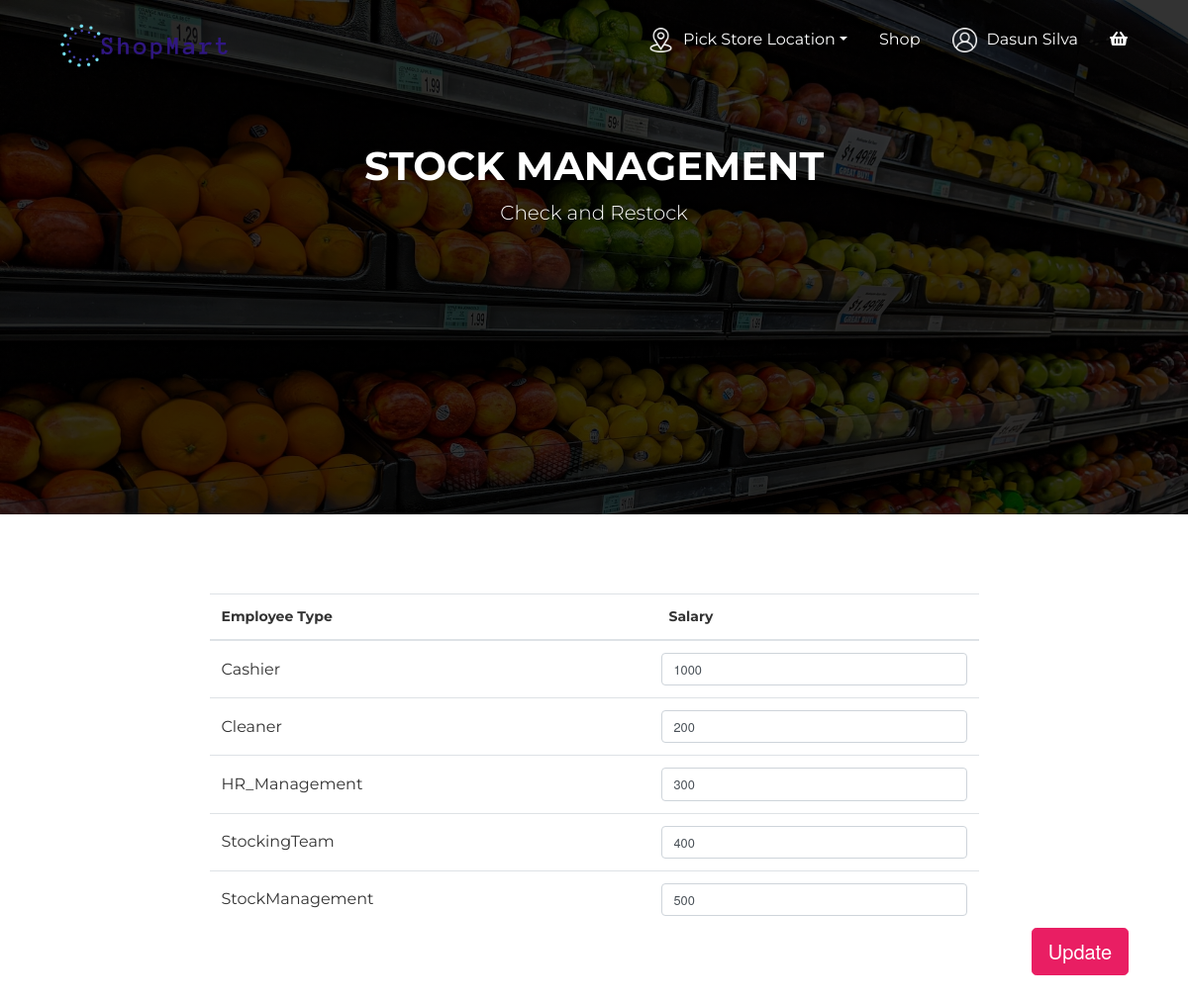
/salaryAssign.php (signed in), run on the app's committed database.
### tables this page shows
CREATE TABLE `employee_type_salary` (
  `EmployeeType` varchar(20) NOT NULL,
  `EmployeeSalaryPerDay` int(11) NOT NULL
);

### salaryAssign.php (the view, shortened to what this page needs)
<!DOCTYPE html>
<html>
<head>
    <link href="assets/fonts/sb-bistro/sb-bistro.css" rel="stylesheet" type="text/css">
    <link href="assets/fonts/font-awesome/font-awesome.css" rel="stylesheet" type="text/css">
    <link rel="stylesheet" type="text/css" media="all" href="assets/packages/bootstrap/bootstrap.css">
    <link rel="stylesheet" type="text/css" media="all" href="assets/packages/o2system-ui/o2system-ui.css">
    <link rel="stylesheet" type="text/css" media="all" href="assets/packages/owl-carousel/owl-carousel.css">
    <link rel="stylesheet" type="text/css" media="all" href="assets/packages/cloudzoom/cloudzoom.css">
    <link rel="stylesheet" type="text/css" media="all" href="assets/packages/thumbelina/thumbelina.css">
    <link rel="stylesheet" type="text/css" media="all" href="assets/packages/bootstrap-touchspin/bootstrap-touchspin.css">
    <link rel="stylesheet" type="text/css" media="all" href="assets/css/theme.css">
</head>
<body>
    <?php
        $host = "localhost";
        $username = "root";
        $password = "";
        $database = "shopmart";
        $conn = mysqli_connect($host, $username, $password, $database);
        $getJobTypes = "SELECT EmployeeType, EmployeeSalaryPerDay from employee_type_salary";
        $resultJobType = mysqli_query($conn, $getJobTypes);
    ?>
	<?php
    $UserName = isset($_SESSION['UserName']) ? $_SESSION['UserName'] : '';
    $FirstName = isset($_SESSION['FirstName']) ? $_SESSION['FirstName'] : '';
    $LastName = isset($_SESSION['LastName']) ? $_SESSION['LastName'] : '';
    $userRole = isset($_SESSION['userRole']) ? $_SESSION['userRole'] : '';
    ?>
    <div class="page-header">
        <nav class="navbar fixed-top navbar-expand-md navbar-dark bg-transparent" id="page-navigation">
            <div class="container">
                <a href="index.php" class="navbar-brand">
                    <img src="assets/img/logo_transparent.png" alt="">
                </a>
                <?php
                if(empty($UserName)){
                    echo '
                        <div class="collapse navbar-collapse" id="navbarcollapse">
                            <ul class="navbar-nav ml-auto">
                                <li class="nav-item">
                                    <a href="register.php" class="nav-link">Register</a>
                                </li>
                                <li class="nav-item">
                                    <a href="login.php" class="nav-link">Login</a>
                                </li>
                            </ul>
                        </div>';
                } else if($userRole == "Customer"){
                    echo '
                    <div class="collapse navbar-collapse" id="navbarcollapse">
                        <ul class="navbar-nav ml-auto">
                            <li class="nav-item dropdown">
                                <a class="nav-link location-toggle" href="#" id="navbarDropdown" role="button" data-toggle="dropdown" aria-haspopup="true" aria-expanded="false">
                                    <div class="location-img">
                                        <img src="assets/img/location.png">
                                        <p>Pick Store Location</p>
                                    </div>
                                </a>
                                <div class="dropdown-menu" aria-labelledby="navbarDropdown">';
                    echo       '</div>
                            </li>
                            <li class="nav-item">
                                <a href="shop.php" class="nav-link">Shop</a>
                            </li>
                            <li class="nav-item dropdown">
                                <a class="nav-link dropdown-toggles" href="javascript:void(0)" id="navbarDropdown" role="button" data-toggle="dropdown" aria-haspopup="true" aria-expanded="false" style = "display: flex; align-items:baseline;"  >
                                    <div style = "display:flex"><div class="avatar-header" style="margin-right: 10px;"><img src="assets/img/user.png"></div>';
                                    echo '<p> '. $FirstName . ' ' . $LastName . '</p></div>';
                                    echo '</a>
                                    <div class="dropdown-menu" aria-labelledby="navbarDropdown">
                                        <a class="dropdown-item" href="transaction.php">Transactions History</a>
                                        <a class="dropdown-item" href="setting.php">Settings</a>
                                        <a class="dropdown-item" href="logout.php">Logout</a>
                                    </div>
                                </li>
                                <li class="nav-item dropdown">
                                    <a href="javascript:void(0)" class="nav-link dropdown-toggles" data-toggle="dropdown" aria-haspopup="true" aria-expanded="false">
                                        <i class="fa fa-shopping-basket"></i> <span class="badge badge-primary"></span>
                                    </a>
                                    <div class="dropdown-menu shopping-cart">
                                        <ul>
                                            <li>
                                                <div class="drop-title">Your Cart</div>
                                            </li>
                                            <li>
                                                <div class="shopping-cart-list">';
                                echo '</div>
                                    </li>
                                    <li>
                                        <div class="drop-title d-flex justify-content-between">
                                            <span>Total:</span>';
                                echo '</div>
                                    </li>
                                    <li class="d-flex justify-content-between pl-3 pr-3 pt-3">
                                        <a href="cart.php" class="btn btn-secondary">View Cart</a>
                                        <a href="checkout.php" class="btn btn-primary">Checkout</a>
                                    </li>
                                </ul>
                                </div>
                                </li>
                                </ul>
                                </div>';
                }
                ?>
            </div>
        </nav>
    </div>
    <div id="page-content" class="page-content">
        <div class="banner">
            <div class="jumbotron jumbotron-bg text-center rounded-0 cover-img">
                <div class="container">
                    <h1 class="pt-5">
                        Stock Management
                    </h1>
                    <p class="lead">
                        Check and Restock
                    </p>
                </div>
            </div>
        </div>
        <section id="cart">
            <div class="container">
                <div class="row">
                    <div class="col-md-12">
                        <div class="table-responsive">
                            <form action="salaryAssign.php" method="POST">
                                <table class="table" style = "width : 70%; margin: 0 auto;">
                                    <thead>
                                        <tr>
                                            <th width="40%">Employee Type</th>
                                            <th width = "30%" style = "padding-left:20px;">Salary</th>
                                        </tr>
                                    </thead>
                                    <tbody>
                                        <?php
                                        if ($resultJobType->num_rows > 0) {
                                            while ($row = $resultJobType->fetch_assoc()) {
                                                $jobType = $row['EmployeeType'];
                                                $salary = $row['EmployeeSalaryPerDay'];
                                                echo '<tr>';
                                                echo '<td style="vertical-align: middle; font-size: 16px;;">';
                                                echo $jobType;
                                                echo '</td>';
                                                echo '<td style="vertical-align: middle;">';
                                                echo '<div class="form-group" style="margin-bottom: 0;">';
                                                echo '<input class="form-control" name="salary[' . $jobType . ']" placeholder="" type="number" value = "' .$salary. '">';
                                                echo '</div>';
                                                echo '</td>';
                                                echo '</tr>';
                                            }
                                        }
                                        ?>
                                    </tbody>
                                </table>
                                <div class="col text-right total-div">
                                    <button type="submit" class="btn btn-lg btn-primary">Update</button>
                                </div>
                            </form>
                        </div>
                    </div>
                </div>
            </div>
        </section>
</body>
</html>

### assets/packages/o2system-ui/o2system-ui.css (style rules this page uses)
.bg-transparent { background:transparent !important;box-shadow:none }
body { color:#333;font-size:14px;font-family:"Oxygen", "Helvetica Neue", Arial, sans-serif }
button,input,optgroup,select,textarea { font-family:"Oxygen", "Helvetica Neue", Arial, sans-serif }
a { text-decoration:none !important;outline:0 !important }
input,select,.btn,.form-control,.dropdown-menu,.input-group-text { font-size:0.8rem }
.btn-lg,.btn-group-lg>.btn,.form-control-lg { font-size:1.25rem }
.btn-primary { color:#FFF;background-color:#3783b5;border-color:#3783b5 }
.jumbotron { padding:4rem }
.jumbotron.jumbotron-bg { background-size:cover;color:#FFF }

### assets/css/theme.css (style rules this page uses)
body { color: #333333; font-size: 14px; font-family: "Montserrat", "Helvetica Neue", Arial, sans-serif; background: #fff; }
h1, h2, h3, h4, h5, h6 { text-transform: uppercase !important; font-weight: 700 !important; }
.btn-primary { background: #E91E63; border-color: #E91E63; }
section { padding: 80px 0; }
.page-header .navbar .navbar-brand img { height: 70px; }
.page-header .navbar .navbar-nav .nav-link { color: #FFF; font-size: 1rem; padding-right: 1rem; padding-left: 1rem; }
.location-img { display: flex; flex-direction: row; }
.location-img img { width: 25px; height: 25px; overflow: hidden; display: inline; margin-right: 10px; }
.page-header .navbar .avatar-header { width: 25px; height: 25px; overflow: hidden; display: inline-table; }
.page-header .navbar .avatar-header img { width: 100%; height: auto; }
.avatar-header { margin-right: 5px; }
.cover-img { height: 65vh; background-image: linear-gradient(to right, rgba(0, 0, 0, 0.8), rgba(0, 0, 0, 0.8)), url(../img/cover.jpg); background-size: cover; }
.banner .jumbotron { margin-bottom: 0; }
.banner .jumbotron .container { position: relative; z-index: 5; }
.pt-5 { padding-top: 5rem !important; }
.location-toggle p::after { display: inline-block; width: 0; height: 0; margin-left: 0.255em; vertical-align: 0.255em; content: ""; border-top: 0.3em solid; border-right: 0.3em solid transparent; border-bottom: 0; border-left: 0.3em solid transparent; }

### data on the page
employee_type_salary: EmployeeType "Cashier", EmployeeSalaryPerDay "1000"
employee_type_salary: EmployeeType "Cleaner", EmployeeSalaryPerDay "200"
employee_type_salary: EmployeeType "HR_Management", EmployeeSalaryPerDay "300"
employee_type_salary: EmployeeType "StockingTeam", EmployeeSalaryPerDay "400"
employee_type_salary: EmployeeType "StockManagement", EmployeeSalaryPerDay "500"

### other printed values
$FirstName "Dasun"
$LastName "Silva"
